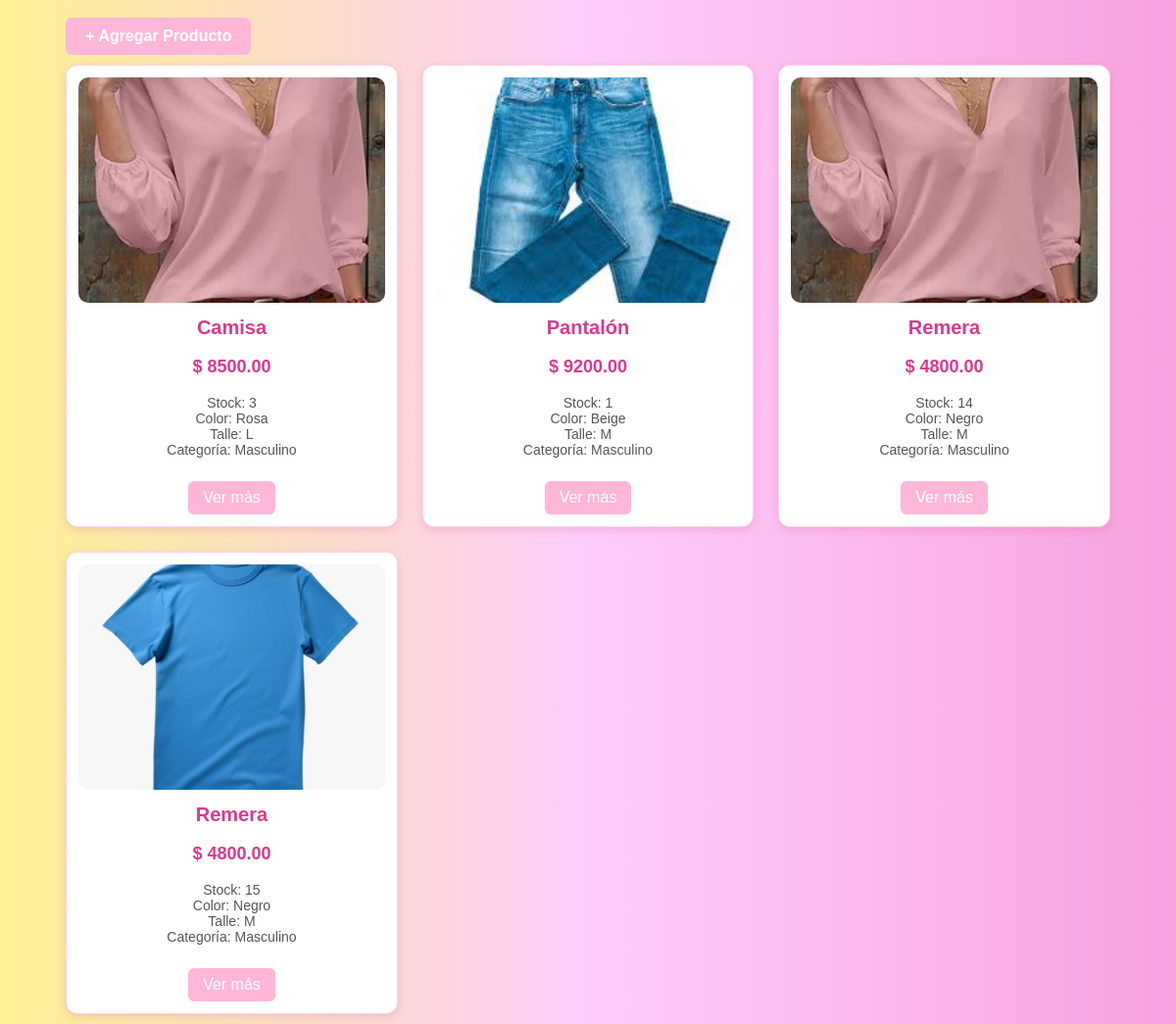
Screenshot of /cuerpo.php with the database file from the repository.
### tables this page shows
CREATE TABLE `productos` (
  `prod_id` int NOT NULL AUTO_INCREMENT,
  `cat_id` int NOT NULL,
  `prod_nombre` varchar(45) NOT NULL,
  `prod_color` varchar(45) NOT NULL,
  `prod_stock` int NOT NULL,
  `prod_talle` varchar(45) NOT NULL,
  `prod_descripcion` varchar(45) NOT NULL,
  `prod_precio` decimal(10,2) NOT NULL,
  `img_id` int NOT NULL,
  PRIMARY KEY (`prod_id`,`cat_id`,`img_id`),
  UNIQUE KEY `idProductos_UNIQUE` (`prod_id`),
  KEY `fk_productos_categorias1_idx` (`cat_id`),
  KEY `fk_productos_imagenes1_idx` (`img_id`),
  CONSTRAINT `fk_productos_categorias1` FOREIGN KEY (`cat_id`) REFERENCES `categorias` (`cat_id`),
  CONSTRAINT `fk_productos_imagenes1` FOREIGN KEY (`img_id`) REFERENCES `imagenes` (`img_id`)
);

CREATE TABLE `imagenes` (
  `img_id` int NOT NULL AUTO_INCREMENT,
  `img_url` varchar(45) NOT NULL,
  PRIMARY KEY (`img_id`),
  UNIQUE KEY `idImagenes_UNIQUE` (`img_id`)
);

CREATE TABLE `categorias` (
  `cat_id` int NOT NULL AUTO_INCREMENT,
  `cat_nombre` varchar(45) NOT NULL,
  PRIMARY KEY (`cat_id`),
  UNIQUE KEY `idCategorias_UNIQUE` (`cat_id`)
);

### cuerpo.php (the view, shortened to what this page needs)
<?php require_once "conexion.php";
$query = "SELECT p.prod_id, p.prod_nombre, p.prod_color, p.prod_stock,
                 p.prod_talle, p.prod_descripcion, p.prod_precio,
                 c.cat_nombre, i.img_url
          FROM productos p
          INNER JOIN categorias c ON p.cat_id = c.cat_id
          INNER JOIN imagenes i ON p.img_id = i.img_id
          LIMIT 100";
$result = $conexion->query($query);
?>
<!DOCTYPE html>
<html lang="es">
<head>
    <link rel="stylesheet" href="css/cuerpo.css">
</head>
<body>
    <a href="agregarProducto.php" class="btnAgregar">+ Agregar Producto</a>
    <div class="contenedor">
        <?php while ($row = $result->fetch_assoc()) { ?>
            <div class="card">
                <img src="img/<?php echo $row['img_url']; ?>" alt="Producto">
                <h3><?php echo $row['prod_nombre']; ?></h3>
                <p class="precio">$ <?php echo $row['prod_precio']; ?></p>
                <p class="stock">
                    Stock: <?php echo $row['prod_stock']; ?><br>
                    Color: <?php echo $row['prod_color']; ?><br>
                    Talle: <?php echo $row['prod_talle']; ?><br>
                    Categoría: <?php echo $row['cat_nombre']; ?>
                </p>
                <a class="btn" href="cuerpoDetalle.php?id=<?php echo $row['prod_id']; ?>">Ver más</a>
            </div>
        <?php } ?>
    </div>
</body>
</html>

### css/cuerpo.css (style rules this page uses)
body { background: linear-gradient(to right, #fcf193, #fdcdfa, #f8a2de); font-family: Arial, Helvetica, sans-serif; }
.btnAgregar { display: inline-block; background: #ffb6d9; color: white; padding: 10px 20px; text-decoration: none; border-radius: 6px; font-weight: bold; margin: 10px 0 0 5%; transition: 0.3s; }
.contenedor { width: 90%; margin: 10px auto; display: grid; grid-template-columns: repeat(auto-fit, minmax(250px, 1fr)); gap: 25px; }
.card { background: #ffffff; padding: 12px; border-radius: 12px; box-shadow: 0 3px 8px rgba(214, 58, 143, 0.2); text-align: center; border: 1px solid #ffd3ea; }
.card img { width: 100%; height: 230px; object-fit: cover; border-radius: 10px; }
.card h3 { margin: 10px 0 5px; font-size: 20px; font-weight: bold; color: #d63a8f; }
.precio { color: #d63a8f; font-size: 18px; font-weight: bold; }
.stock { font-size: 14px; color: #555; }
.btn { display: inline-block; margin-top: 10px; padding: 8px 15px; background: #ffb6d9; color: white; text-decoration: none; border-radius: 6px; transition: 0.3s; }

### rows the page displays
productos: img.img_url (picture), prod_nombre "Camisa", prod_precio "8500.00", prod_stock "3", prod_color "Rosa", prod_talle "L", cat.cat_nombre "Masculino"
productos: img.img_url (picture), prod_nombre "Pantalón", prod_precio "9200.00", prod_stock "1", prod_color "Beige", prod_talle "M", cat.cat_nombre "Masculino"
productos: img.img_url (picture), prod_nombre "Remera", prod_precio "4800.00", prod_stock "14", prod_color "Negro", prod_talle "M", cat.cat_nombre "Masculino"
productos: img.img_url (picture), prod_nombre "Remera", prod_precio "4800.00", prod_stock "15", prod_color "Negro", prod_talle "M", cat.cat_nombre "Masculino"
